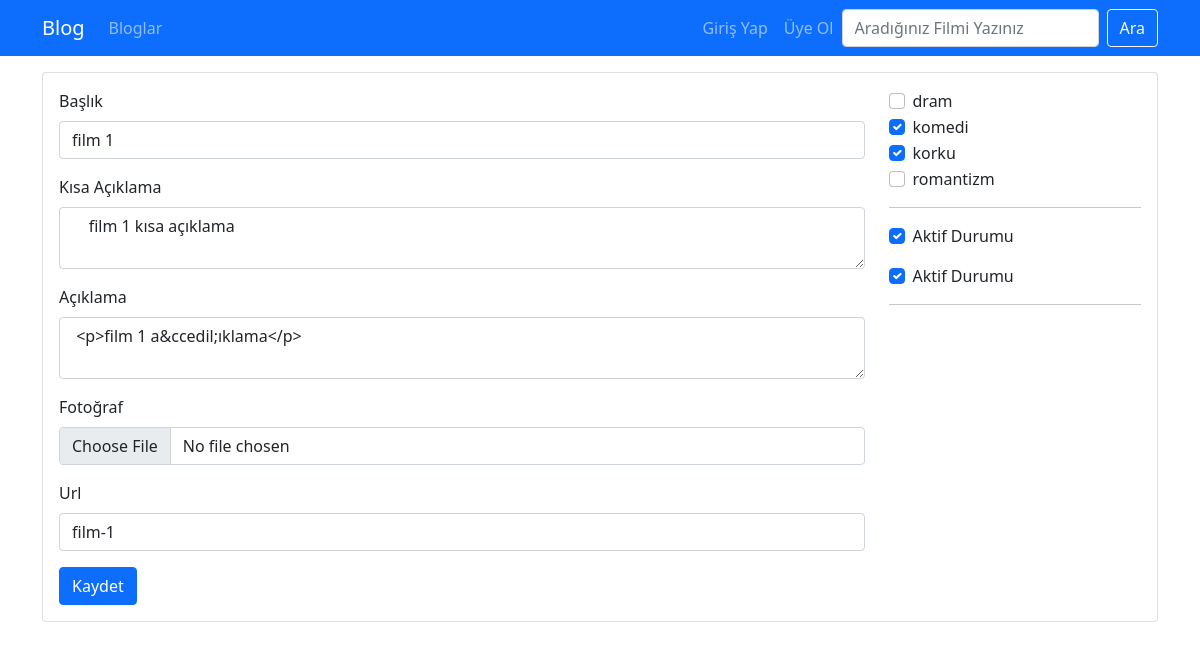
The app's page /blog-edit.php?id=1 with its own data.
### tables this page shows
CREATE TABLE `blogs` (
  `id` int(11) NOT NULL,
  `title` varchar(150) NOT NULL,
  `short_description` varchar(500) NOT NULL,
  `description` text DEFAULT NULL,
  `imageUrl` varchar(100) DEFAULT NULL,
  `url` varchar(150) NOT NULL,
  `isActive` tinyint(1) NOT NULL,
  `isHome` tinyint(1) NOT NULL DEFAULT 0,
  `dateAdded` timestamp NOT NULL DEFAULT current_timestamp()
);

CREATE TABLE `categories` (
  `id` int(11) NOT NULL,
  `name` varchar(100) NOT NULL,
  `isActive` tinyint(1) NOT NULL DEFAULT 1
);

### libs/functions.php (called while the page is built, shortened)
<?php
function getBlogByID (int $movieId){
    include "ayar.php";
    $query = "SELECT * from blogs WHERE id='$movieId'";
    $result = mysqli_query($connection,$query);
    return $result;
}
function getCategories(){
    include "ayar.php";
    $query= "SELECT * from categories";
    $result = mysqli_query($connection,$query);
    return $result;
}
function getCategoriesByBlogId($id) {
    include "ayar.php";
    $query = "SELECT c.id,c.name from blog_category bc inner join categories c on bc.category_id=c.id WHERE bc.blog_id=$id";
    $result = mysqli_query($connection, $query);
    return $result;
}
?>

### blog-edit.php (the view, shortened to what this page needs)
<?php
   require "libs/functions.php";
    $id = $_GET["id"];
    $result = getBlogByID($id);
    $selectedMovie = mysqli_fetch_assoc($result);
   $categories = getCategories();
   $selectedCategories = getCategoriesbyBlogId($id);
?>
<?php include "views/_header.php"?>
<?php include "views/_navbar.php"?>
<div class="container my-3">
    <div class="card">
        <div class="card-body">
            <form  method="POST" enctype="multipart/form-data">
                <div class="row">
                    <div class="col-9">
                        <div id="edit-form">
                            <div class="mb-3">
                                <label for="title" class="form-label">Başlık</label>
                                <input type="text" class="form-control" name="title" id="title" value="<?php echo $selectedMovie["title"] ?>">
                            </div>
                            <div class="mb-3">
                                <label for="sdescription" class="form-label">Kısa Açıklama</label>
                                <textarea name="sdescription" id="sdescription" class="form-control " > <?php echo $selectedMovie["short_description"] ?></textarea>
                            </div>
                            <div class="mb-3">
                                <label for="description" class="form-label">Açıklama</label>
                                <textarea name="description" id="description" class="form-control"> <?php echo $selectedMovie["description"] ?></textarea>
                            </div>
                            <div class="mb-3">
                                <label for="image" class="form-label">Fotoğraf</label>
                                <input type="file"  name="image" id="image" class="form-control " >
                            </div>
                            <div class="mb-3">
                                <label for="url" class="form-label" >Url</label>
                                <input type="text" class="form-control" name="url" id="url" value="<?php echo $selectedMovie["url"] ?>">
                            </div>
                            <input type="submit" value="Kaydet" class="btn btn-primary">
                        </div>
                    </div>
                    <div class="col-3">
                        <?php foreach($categories as $c): ?>
                            <div class="form-check">
                                <label for="category_<?php echo $c["id"] ?>"><?php echo $c ["name"]?></label>
                                <input type="checkbox" name="categories[]"
                                class="form-check-input"
                                id="category_<?php echo $c["id"] ?>"
                                value="<?php echo $c["id"] ?>"
                                    <?php
                                    $ischecked = false;
                                    foreach ($selectedCategories as $s){
                                        if ($s ["id"] == $c["id"] ){
                                            $ischecked = true;
                                        }
                                    }
                                    if($ischecked){
                                        echo "checked";
                                    }
                                    ?>
                                >
                            </div>
                        <?php endforeach; ?>
                        <hr>
                        <div class="form-check mb-3">
                            <label for="isActive" class="form-check-label" >Aktif Durumu</label>
                            <input type="checkbox" class="form-check-input" name="isActive" id="isActive" <?php if ($selectedMovie["isActive"]) {echo "checked";}?>>
                        </div>
                        <div class="form-check mb-3">
                            <label for="isHome" class="form-check-label" >Aktif Durumu</label>
                            <input type="checkbox" class="form-check-input" name="isHome" id="isHome" <?php if ($selectedMovie["isHome"]) {echo "checked";}?>>
                        </div>
                        <hr>
                    </div>
                </div>
            </form>
        </div>
    </div>
</div>
    <?php include "views/_footer.php"?>

### records on screen
blogs: title "film 1", sdescription "film 1 kısa açıklama", description "<p>film 1 a&ccedil;ıklama</p>", url "film-1", isActive "☑", isHome "☑"
categories: name "dram"
categories: name "komedi", id "☑"
categories: name "korku", id "☑"
categories: name "romantizm"
